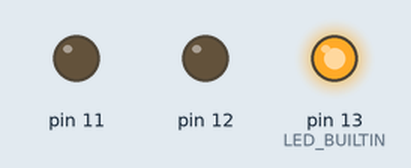
The sketch below on a simulated Arduino Uno, built with avr-gcc and run on an emulated ATmega328P. Parts: output pins drawn as LEDs (lit = HIGH).

Above: at 0.2 s.
At 1.0 s:
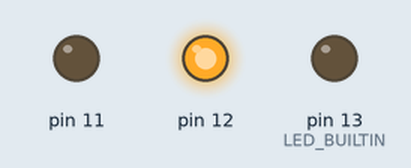
At 1.8 s:
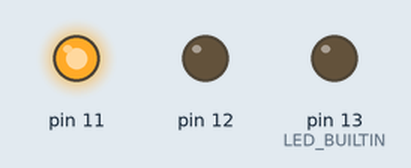
At 4.6 s:
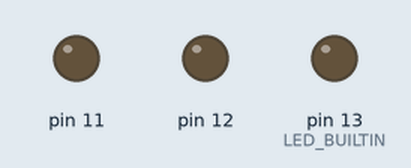
Timing chart, 0 to 5.5 s (numbered marks = the images above):
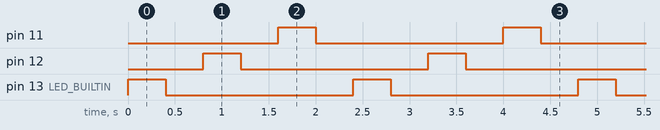

Measured:
- by itself, pin 11, pin 12, pin 13 (LED_BUILTIN): alternates HIGH for 0.40 s and LOW for 2.0 s
- by itself, everything shown: repeats every 2.4 s, in 6 steps

The sketch:

multiple_led.ino
```cpp
// C++ Code
//

int animationSpeed = 0;

void setup()
{
  pinMode(LED_BUILTIN, OUTPUT);
  pinMode(12, OUTPUT);
  pinMode(11, OUTPUT);

}

void loop()
{
  animationSpeed = 400;
  digitalWrite(LED_BUILTIN, HIGH);
  delay(animationSpeed);
  animationSpeed = 400;
  digitalWrite(LED_BUILTIN, LOW);
  delay(animationSpeed);
  animationSpeed = 400;
  digitalWrite(12, HIGH);
  delay(animationSpeed);
  animationSpeed = 400;
  digitalWrite(12, LOW);
  delay(animationSpeed);
  animationSpeed = 400;
  digitalWrite(11, HIGH);
  delay(animationSpeed);
  animationSpeed = 400;
  digitalWrite(11, LOW);
  delay(animationSpeed);
}
```
